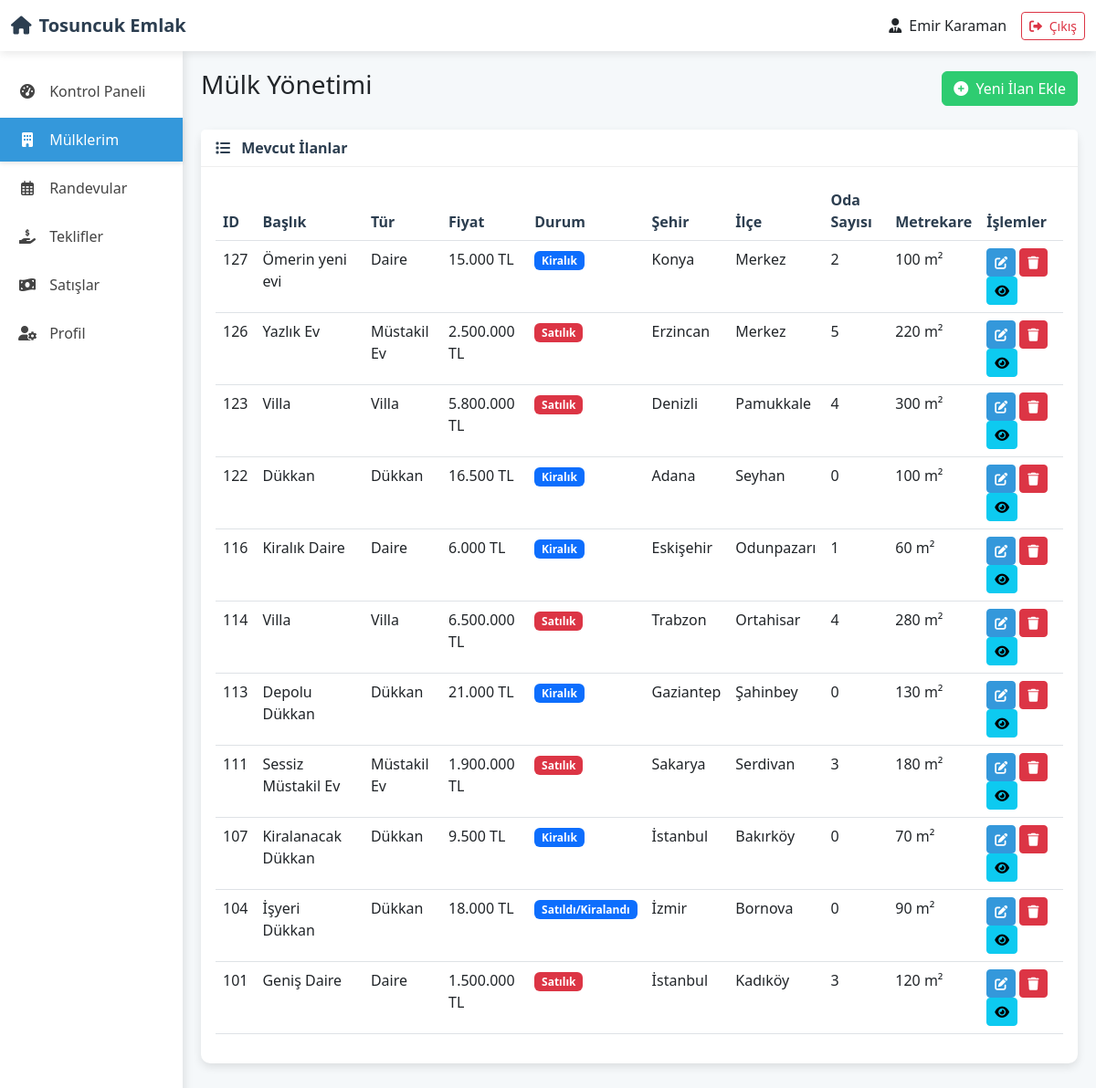
The page /Website/mulkler.php?hata=gecersiz_id (signed in) on the database its author committed.
### Website/mulkler.php (the view, shortened to what this page needs)
<?php
require_once 'baglanti.php';
$emlakci_adi = $_SESSION["admin_kullanici"];
$emlakci_id  = 0;
$emlakci_sorgu = mysqli_query($baglanti,"SELECT id FROM `kullanıcılar` WHERE `kullanıcı_adı` = '" . mysqli_real_escape_string($baglanti, $emlakci_adi) . "'");
if ($emlakci = mysqli_fetch_assoc($emlakci_sorgu)) {
    $emlakci_id = $emlakci['id'];
}
$ilanlar_sorgu = mysqli_query($baglanti,"SELECT * FROM `mülk` WHERE emlakçı_id = '$emlakci_id' ORDER BY id DESC");
?>
<!DOCTYPE html>
<html lang="tr">
<head>
    <link href="https://cdn.jsdelivr.net/npm/bootstrap@5.3.0/dist/css/bootstrap.min.css" rel="stylesheet">
    <link rel="stylesheet" href="https://cdnjs.cloudflare.com/ajax/libs/font-awesome/6.0.0/css/all.min.css">
</head>
<body>
    <nav class="navbar navbar-expand-lg navbar-custom">
        <div class="container-fluid">
            <a class="navbar-brand" href="acilis.php">
                <i class="fas fa-home me-2"></i>Tosuncuk Emlak
            </a>
            <div class="ms-auto d-flex align-items-center">
                <div class="me-3">
                    <i class="fas fa-user-tie me-1"></i> <?= htmlspecialchars($emlakci_adi) ?>
                </div>
                <a href="cikis.php" class="btn btn-outline-danger btn-sm">
                    <i class="fas fa-sign-out-alt me-1"></i> Çıkış
                </a>
            </div>
        </div>
    </nav>
    <div class="container-fluid">
        <div class="row">
            <div class="col-lg-2 px-0 sidebar">
                <div class="nav flex-column">
                    <a href="acilis.php" class="nav-link">
                        <i class="fas fa-tachometer-alt"></i> Kontrol Paneli
                    </a>
                    <a href="mulkler.php" class="nav-link active">
                        <i class="fas fa-building"></i> Mülklerim
                    </a>
                    <a href="randevular.php" class="nav-link">
                        <i class="far fa-calendar-alt"></i> Randevular
                    </a>
                    <a href="teklifler.php" class="nav-link">
                        <i class="fas fa-hand-holding-usd"></i> Teklifler
                    </a>
                    <a href="satislar.php" class="nav-link">
                        <i class="fas fa-money-bill-wave"></i> Satışlar
                    </a>
                    <a href="profil.php" class="nav-link">
                        <i class="fas fa-user-cog"></i> Profil
                    </a>
                </div>
            </div>
            <div class="col-lg-10 content-wrapper">
                <div class="d-flex justify-content-between align-items-center mb-4">
                    <h3>Mülk Yönetimi</h3>
                    <button type="button" class="btn btn-success" data-bs-toggle="modal" data-bs-target="#ilanEkleModal">
                        <i class="fas fa-plus-circle me-1"></i> Yeni İlan Ekle
                    </button>
                </div>
                <div class="card">
                    <div class="card-header">
                        <i class="fas fa-list me-2"></i> Mevcut İlanlar
                    </div>
                    <div class="card-body">
                        <div class="table-responsive">
                            <table class="table table-hover">
                                <thead>
                                    <tr>
                                        <th>ID</th>
                                        <th>Başlık</th>
                                        <th>Tür</th>
                                        <th>Fiyat</th>
                                        <th>Durum</th>
                                        <th>Şehir</th>
                                        <th>İlçe</th>
                                        <th>Oda Sayısı</th>
                                        <th>Metrekare</th>
                                        <th>İşlemler</th>
                                    </tr>
                                </thead>
                                <tbody>
                                    <?php if (mysqli_num_rows($ilanlar_sorgu) > 0): ?>
                                        <?php while ($ilan = mysqli_fetch_assoc($ilanlar_sorgu)): ?>
                                            <tr>
                                                <td><?= $ilan['id'] ?></td>
                                                <td><?= htmlspecialchars($ilan['başlık']) ?></td>
                                                <td><?= htmlspecialchars($ilan['tür']) ?></td>
                                                <td><?= number_format($ilan['fiyat'], 0, ',', '.') ?> TL</td>
                                                <td>
                                                    <span class="badge <?= ($ilan['durum'] == 'Satılık') ? 'bg-danger' : 'bg-primary' ?>">
                                                        <?= htmlspecialchars($ilan['durum']) ?>
                                                    </span>
                                                </td>
                                                <td><?= htmlspecialchars($ilan['şehir']) ?></td>
                                                <td><?= htmlspecialchars($ilan['ilçe']) ?></td>
                                                <td><?= $ilan['odasayısı'] ?></td>
                                                <td><?= $ilan['m^2'] ?> m²</td>
                                                <td>
                                                    <a href="ilan_duzenle.php?id=<?= $ilan['id'] ?>" class="btn btn-sm btn-primary">
                                                        <i class="fas fa-edit"></i>
                                                    </a>
                                                    <a href="ilan_sil.php?id=<?= $ilan['id'] ?>" class="btn btn-sm btn-danger" onclick="return confirm('Bu ilanı silmek istediğinizden emin misiniz?')">
                                                        <i class="fas fa-trash"></i>
                                                    </a>
                                                    <a href="detay.php?id=<?= $ilan['id'] ?>" class="btn btn-sm btn-info" target="_blank">
                                                        <i class="fas fa-eye"></i>
                                                    </a>
                                                </td>
                                            </tr>
                                        <?php endwhile; ?>
                                    <?php else: ?>
                                        <tr>
                                            <td colspan="10" class="text-center">Henüz ilan bulunmuyor.</td>
                                        </tr>
                                    <?php endif; ?>
                                </tbody>
                            </table>
                        </div>
                    </div>
                </div>
            </div>
        </div>
    </div>
</body>
</html>

### Website/mulkler.php (style rules this page uses)
:root { --primary-color: #2c3e50; --secondary-color: #3498db; --accent-color: #e74c3c; --light-bg: #f5f8fa; --success-color: #2ecc71; }
body { font-family: 'Segoe UI', Tahoma, Geneva, Verdana, sans-serif; background-color: var(--light-bg); }
.navbar-brand { font-weight: 700; color: var(--primary-color) !important; }
.navbar-custom { background-color: white; box-shadow: 0 2px 10px rgba(0, 0, 0, 0.1); }
.sidebar { background-color: white; min-height: calc(100vh - 56px); box-shadow: 2px 0 10px rgba(0, 0, 0, 0.1); padding-top: 20px; }
.sidebar .nav-link { color: #444; border-radius: 0; padding: 12px 20px; margin-bottom: 5px; transition: all 0.3s; }
.sidebar .nav-link.active { background-color: var(--secondary-color); color: white; box-shadow: 0 2px 5px rgba(0, 0, 0, 0.1); }
.sidebar .nav-link i { margin-right: 10px; width: 20px; text-align: center; }
.content-wrapper { padding: 20px; }
.card { border: none; border-radius: 10px; box-shadow: 0 4px 10px rgba(0, 0, 0, 0.1); margin-bottom: 20px; }
.card-header { background-color: #fff; border-bottom: 1px solid #eee; font-weight: 600; color: var(--primary-color); }
.table th { font-weight: 600; color: var(--primary-color); }
.btn-primary { background-color: var(--secondary-color); border-color: var(--secondary-color); }
.btn-success { background-color: var(--success-color); border-color: var(--success-color); }

### rows shown on the page
mülk: id "127", başlık "Ömerin yeni evi", tür "Daire", fiyat "15.000", durum "Kiralık", şehir "Konya", ilçe "Merkez", odasayısı "2", value "100"
mülk: id "126", başlık "Yazlık Ev", tür "Müstakil Ev", fiyat "2.500.000", durum "Satılık", şehir "Erzincan", ilçe "Merkez", odasayısı "5", value "220"
mülk: id "123", başlık "Villa", tür "Villa", fiyat "5.800.000", durum "Satılık", şehir "Denizli", ilçe "Pamukkale", odasayısı "4", value "300"
mülk: id "122", başlık "Dükkan", tür "Dükkan", fiyat "16.500", durum "Kiralık", şehir "Adana", ilçe "Seyhan", odasayısı "0", value "100"
mülk: id "116", başlık "Kiralık Daire", tür "Daire", fiyat "6.000", durum "Kiralık", şehir "Eskişehir", ilçe "Odunpazarı", odasayısı "1", value "60"
mülk: id "114", başlık "Villa", tür "Villa", fiyat "6.500.000", durum "Satılık", şehir "Trabzon", ilçe "Ortahisar", odasayısı "4", value "280"
mülk: id "113", başlık "Depolu Dükkan", tür "Dükkan", fiyat "21.000", durum "Kiralık", şehir "Gaziantep", ilçe "Şahinbey", odasayısı "0", value "130"
mülk: id "111", başlık "Sessiz Müstakil Ev", tür "Müstakil Ev", fiyat "1.900.000", durum "Satılık", şehir "Sakarya", ilçe "Serdivan", odasayısı "3", value "180"
mülk: id "107", başlık "Kiralanacak Dükkan", tür "Dükkan", fiyat "9.500", durum "Kiralık", şehir "İstanbul", ilçe "Bakırköy", odasayısı "0", value "70"
mülk: id "104", başlık "İşyeri Dükkan", tür "Dükkan", fiyat "18.000", durum "Satıldı/Kiralandı", şehir "İzmir", ilçe "Bornova", odasayısı "0", value "90"
mülk: id "101", başlık "Geniş Daire", tür "Daire", fiyat "1.500.000", durum "Satılık", şehir "İstanbul", ilçe "Kadıköy", odasayısı "3", value "120"

### other values the page prints
$emlakci_adi "Emir Karaman"
